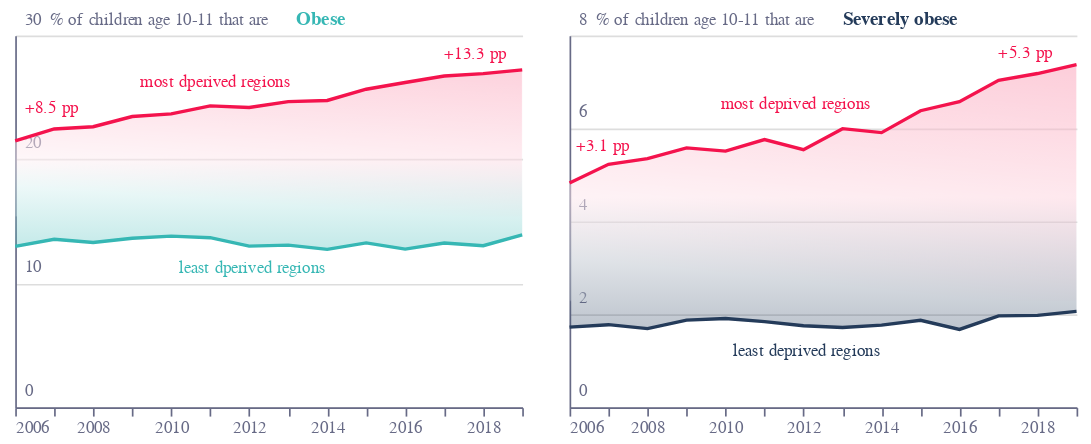

Notebook source saved alongside this figure:
### Code cell
base = alt.Chart(f3).encode(
    x=alt.X(
        "year:T",
        axis=alt.Axis(
            grid=False,
            title="",
            labelColor=colors["eco-gray"],
            titleColor=colors["eco-gray"],
            tickColor=colors["eco-gray"],
            domainColor=colors["eco-gray"],
            tickCount=10,
        ),
    ),
    order="category:O",
)
area1 = base.mark_area(
    opacity=0.3,
    color=alt.Gradient(
        gradient="linear",
        stops=[
            alt.GradientStop(color="white", offset=0),
            alt.GradientStop(color=colors["eco-dot"], offset=0.9),
        ],
        x1=0.8,
        x2=1,
        y1=1,
        y2=0,
    ),
).encode(alt.Y("least:Q"), alt.Y2("most:Q"))
area1b = base.mark_area(
    opacity=0.3,
    color=alt.Gradient(
        gradient="linear",
        stops=[
            alt.GradientStop(color="white", offset=0.5),
            alt.GradientStop(color=colors["eco-turquiose"], offset=0),
        ],
        x1=1,
        x2=1,
        y1=1,
        y2=0,
    ),
).encode(
    alt.Y(
        "least:Q",
        axis=alt.Axis(
            grid=True,
            title="% of children age 10-11 that are",
            labelColor=colors["eco-gray"],
            titleColor=colors["eco-gray"],
            tickColor=colors["eco-gray"],
            domainColor=colors["eco-gray"],
            labelAlign="left",
            ticks=False,
            labelBaseline="middle",
            labelPadding=-5,
            labelOffset=-10,
            titleX=20,
            titleY=-5,
            titleAngle=0,
            titleFontSize=10,
            titleFontWeight="normal",
            titleAlign="left",
            tickCount=4,
            format=".0f",
        ),
        scale=alt.Scale(domain=[0, 30]),
    ),
    alt.Y2("most:Q"),
)
area1c = base.mark_area(
    opacity=0.3,
    color=alt.Gradient(
        gradient="linear",
        stops=[
            alt.GradientStop(color="white", offset=0.5),
            alt.GradientStop(color=colors["eco-blue"], offset=0),
        ],
        x1=1,
        x2=1,
        y1=1,
        y2=0,
    ),
).encode(
    alt.Y(
        "least:Q",
        axis=alt.Axis(
            grid=True,
            title="% of children age 10-11 that are",
            labelColor=colors["eco-gray"],
            titleColor=colors["eco-gray"],
            tickColor=colors["eco-gray"],
            domainColor=colors["eco-gray"],
            labelAlign="left",
            ticks=False,
            labelBaseline="middle",
            labelPadding=-5,
            labelOffset=-10,
            titleX=15,
            titleY=-5,
            titleAngle=0,
            titleFontSize=10,
            titleFontWeight="normal",
            titleAlign="left",
            tickCount=4,
            format=".0f",
        ),
        scale=alt.Scale(domain=[0, 8]),
    ),
    alt.Y2("most:Q"),
)
line1 = base.mark_line(width=2, color=colors["eco-turquiose"]).encode(alt.Y("least:Q"))
line1b = base.mark_line(width=2, color=colors["eco-blue"]).encode(alt.Y("least:Q"))
line2 = base.mark_line(width=2, color=colors["eco-dot"]).encode(alt.Y("most:Q"))
label1 = (
    alt.Chart(
        pd.DataFrame(
            [{"x": "2013-03-15", "y": 31.9, "t": "Obese", "c": colors["eco-turquiose"]}]
        )
    )
    .mark_text(yOffset=5, size=11, align="left", fontWeight="bold")
    .encode(text="t", x="x:T", y="y:Q", color=alt.Color("c:N", scale=None))
)
label1b = (
    alt.Chart(
        pd.DataFrame(
            [
                {
                    "x": "2010-03-15",
                    "y": 11.9,
                    "t": "least dperived regions",
                    "c": colors["eco-turquiose"],
                },
                {
                    "x": "2009-03-15",
                    "y": 26.9,
                    "t": "most dperived regions",
                    "c": colors["eco-dot"],
                },
                {
                    "x": "2016-12-31",
                    "y": 29.2,
                    "t": "+13.3 pp",
                    "c": colors["eco-dot"],
                },
                {
                    "x": "2006-04-01",
                    "y": 24.8,
                    "t": "+8.5 pp",
                    "c": colors["eco-dot"],
                },
            ]
        )
    )
    .mark_text(yOffset=5, size=10, align="left")
    .encode(text="t", x="x:T", y="y:Q", color=alt.Color("c:N", scale=None))
)
label2 = (
    alt.Chart(
        pd.DataFrame(
            [
                {
                    "x": "2013-01-01",
                    "y": 8.51,
                    "t": "Severely obese",
                    "c": colors["eco-blue"],
                }
            ]
        )
    )
    .mark_text(yOffset=5, size=11, align="left", fontWeight="bold")
    .encode(text="t", x="x:T", y="y:Q", color=alt.Color("c:N", scale=None))
)
label2b = (
    alt.Chart(
        pd.DataFrame(
            [
                {
                    "x": "2010-03-15",
                    "y": 1.4,
                    "t": "least deprived regions",
                    "c": colors["eco-blue"],
                },
                {
                    "x": "2009-11-15",
                    "y": 6.7,
                    "t": "most deprived regions",
                    "c": colors["eco-dot"],
                },
                {
                    "x": "2016-12-31",
                    "y": 7.8,
                    "t": "+5.3 pp",
                    "c": colors["eco-dot"],
                },
                {
                    "x": "2006-03-01",
                    "y": 5.8,
                    "t": "+3.1 pp",
                    "c": colors["eco-dot"],
                },
            ]
        )
    )
    .mark_text(yOffset=5, size=10, align="left")
    .encode(text="t", x="x:T", y="y:Q", color=alt.Color("c:N", scale=None))
)
layer1 = (
    (area1 + area1b + line1 + line2 + label1 + label1b).properties(
        height=220, width=300
    )
).transform_filter("datum.category=='obese'")
layer2 = (
    (area1 + area1c + line1b + line2 + label2 + label2b).properties(
        height=220, width=300
    )
).transform_filter("datum.category=='severely'")
layer = (
    alt.hconcat(layer1, layer2, spacing=20)
    .configure_view(stroke=None)
    .properties(title="")
)

for j in ["json", "png", "svg"]:
    layer.save("visualisation/" + f + "." + j)
layer

### Figure 1 — Vega-Lite specification as saved in the notebook (floating-point values rounded to 4 significant figures)
{"config": {"view": {"continuousWidth": 400, "continuousHeight": 300, "stroke": null}}, "hconcat": [{"layer": [{"mark": {"type": "area", "color": {"gradient": "linear", "stops": [{"color": "white", "offset": 0}, {"color": "#F4134D", "offset": 0.9}], "x1": 0.8, "x2": 1, "y1": 1, "y2": 0}, "opacity": 0.3}, "encoding": {"order": {"type": "ordinal", "field": "category"}, "x": {"type": "temporal", "axis": {"domainColor": "#676A86", "grid": false, "labelColor": "#676A86", "tickColor": "#676A86", "tickCount": 10, "title": "", "titleColor": "#676A86"}, "field": "year"}, "y": {"type": "quantitative", "field": "least"}, "y2": {"field": "most"}}}, {"mark": {"type": "area", "color": {"gradient": "linear", "stops": [{"color": "white", "offset": 0.5}, {"color": "#36B7B4", "offset": 0}], "x1": 1, "x2": 1, "y1": 1, "y2": 0}, "opacity": 0.3}, "encoding": {"order": {"type": "ordinal", "field": "category"}, "x": {"type": "temporal", "axis": {"domainColor": "#676A86", "grid": false, "labelColor": "#676A86", "tickColor": "#676A86", "tickCount": 10, "title": "", "titleColor": "#676A86"}, "field": "year"}, "y": {"type": "quantitative", "axis": {"domainColor": "#676A86", "format": ".0f", "grid": true, "labelAlign": "left", "labelBaseline": "middle", "labelColor": "#676A86", "labelOffset": -10, "labelPadding": -5, "tickColor": "#676A86", "tickCount": 4, "ticks": false, "title": "% of children age 10-11 that are", "titleAlign": "left", "titleAngle": 0, "titleColor": "#676A86", "titleFontSize": 10, "titleFontWeight": "normal", "titleX": 20, "titleY": -5}, "field": "least", "scale": {"domain": [0, 30]}}, "y2": {"field": "most"}}}, {"mark": {"type": "line", "color": "#36B7B4", "width": 2}, "encoding": {"order": {"type": "ordinal", "field": "category"}, "x": {"type": "temporal", "axis": {"domainColor": "#676A86", "grid": false, "labelColor": "#676A86", "tickColor": "#676A86", "tickCount": 10, "title": "", "titleColor": "#676A86"}, "field": "year"}, "y": {"type": "quantitative", "field": "least"}}}, {"mark": {"type": "line", "color": "#F4134D", "width": 2}, "encoding": {"order": {"type": "ordinal", "field": "category"}, "x": {"type": "temporal", "axis": {"domainColor": "#676A86", "grid": false, "labelColor": "#676A86", "tickColor": "#676A86", "tickCount": 10, "title": "", "titleColor": "#676A86"}, "field": "year"}, "y": {"type": "quantitative", "field": "most"}}}, {"data": {"name": "data-4b06f36cb9bc432a17be074dc6ec62da"}, "mark": {"type": "text", "align": "left", "fontWeight": "bold", "size": 11, "yOffset": 5}, "encoding": {"color": {"type": "nominal", "field": "c", "scale": null}, "text": {"type": "nominal", "field": "t"}, "x": {"type": "temporal", "field": "x"}, "y": {"type": "quantitative", "field": "y"}}}, {"data": {"name": "data-02e3ff3e69361eacf75131dffb74e7e5"}, "mark": {"type": "text", "align": "left", "size": 10, "yOffset": 5}, "encoding": {"color": {"type": "nominal", "field": "c", "scale": null}, "text": {"type": "nominal", "field": "t"}, "x": {"type": "temporal", "field": "x"}, "y": {"type": "quantitative", "field": "y"}}}], "height": 220, "transform": [{"filter": "datum.category=='obese'"}], "width": 300}, {"layer": [{"mark": {"type": "area", "color": {"gradient": "linear", "stops": [{"color": "white", "offset": 0}, {"color": "#F4134D", "offset": 0.9}], "x1": 0.8, "x2": 1, "y1": 1, "y2": 0}, "opacity": 0.3}, "encoding": {"order": {"type": "ordinal", "field": "category"}, "x": {"type": "temporal", "axis": {"domainColor": "#676A86", "grid": false, "labelColor": "#676A86", "tickColor": "#676A86", "tickCount": 10, "title": "", "titleColor": "#676A86"}, "field": "year"}, "y": {"type": "quantitative", "field": "least"}, "y2": {"field": "most"}}}, {"mark": {"type": "area", "color": {"gradient": "linear", "stops": [{"color": "white", "offset": 0.5}, {"color": "#243B5A", "offset": 0}], "x1": 1, "x2": 1, "y1": 1, "y2": 0}, "opacity": 0.3}, "encoding": {"order": {"type": "ordinal", "field": "category"}, "x": {"type": "temporal", "axis": {"domainColor": "#676A86", "grid": false, "labelColor": "#676A86", "tickColor": "#676A86", "tickCount": 10, "title": "", "titleColor": "#676A86"}, "field": "year"}, "y": {"type": "quantitative", "axis": {"domainColor": "#676A86", "format": ".0f", "grid": true, "labelAlign": "left", "labelBaseline": "middle", "labelColor": "#676A86", "labelOffset": -10, "labelPadding": -5, "tickColor": "#676A86", "tickCount": 4, "ticks": false, "title": "% of children age 10-11 that are", "titleAlign": "left", "titleAngle": 0, "titleColor": "#676A86", "titleFontSize": 10, "titleFontWeight": "normal", "titleX": 15, "titleY": -5}, "field": "least", "scale": {"domain": [0, 8]}}, "y2": {"field": "most"}}}, {"mark": {"type": "line", "color": "#243B5A", "width": 2}, "encoding": {"order": {"type": "ordinal", "field": "category"}, "x": {"type": "temporal", "axis": {"domainColor": "#676A86", "grid": false, "labelColor": "#676A86", "tickColor": "#676A86", "tickCount": 10, "title": "", "titleColor": "#676A86"}, "field": "year"}, "y": {"type": "quantitative", "field": "least"}}}, {"mark": {"type": "line", "color": "#F4134D", "width": 2}, "encoding": {"order": {"type": "ordinal", "field": "category"}, "x": {"type": "temporal", "axis": {"domainColor": "#676A86", "grid": false, "labelColor": "#676A86", "tickColor": "#676A86", "tickCount": 10, "title": "", "titleColor": "#676A86"}, "field": "year"}, "y": {"type": "quantitative", "field": "most"}}}, {"data": {"name": "data-c6b3af37cb70fae1bcdbf514464c94be"}, "mark": {"type": "text", "align": "left", "fontWeight": "bold", "size": 11, "yOffset": 5}, "encoding": {"color": {"type": "nominal", "field": "c", "scale": null}, "text": {"type": "nominal", "field": "t"}, "x": {"type": "temporal", "field": "x"}, "y": {"type": "quantitative", "field": "y"}}}, {"data": {"name": "data-08cb677b76369cea8165078b0a812d1c"}, "mark": {"type": "text", "align": "left", "size": 10, "yOffset": 5}, "encoding": {"color": {"type": "nominal", "field": "c", "scale": null}, "text": {"type": "nominal", "field": "t"}, "x": {"type": "temporal", "field": "x"}, "y": {"type": "quantitative", "field": "y"}}}], "height": 220, "transform": [{"filter": "datum.category=='severely'"}], "width": 300}], "data": {"name": "data-821a4612ca6d4abc136e26a2c5740fa8"}, "spacing": 20, "title": "", "$schema": "https://vega.github.io/schema/vega-lite/v4.8.1.json", "datasets": {"data-821a4612ca6d4abc136e26a2c5740fa8": [{"year": "2006", "most": 21.49, "least": 12.99, "category": "obese"}, {"year": "2007", "most": 22.46, "least": 13.55, "category": "obese"}, {"year": "2008", "most": 22.64, "least": 13.29, "category": "obese"}, {"year": "2009", "most": 23.46, "least": 13.64, "category": "obese"}, {"year": "2010", "most": 23.68, "least": 13.81, "category": "obese"}, {"year": "2011", "most": 24.32, "least": 13.68, "category": "obese"}, {"year": "2012", "most": 24.19, "least": 13.0, "category": "obese"}, {"year": "2013", "most": 24.67, "least": 13.08, "category": "obese"}, {"year": "2014", "most": 24.75, "least": 12.74, "category": "obese"}, {"year": "2015", "most": 25.66, "least": 13.26, "category": "obese"}, {"year": "2016", "most": 26.21, "least": 12.76, "category": "obese"}, {"year": "2017", "most": 26.73, "least": 13.25, "category": "obese"}, {"year": "2018", "most": 26.92, "least": 13.04, "category": "obese"}, {"year": "2019", "most": 27.23, "least": 13.91, "category": "obese"}, {"year": "2006", "most": 4.828, "least": 1.725, "category": "severely"}, {"year": "2007", "most": 5.229, "least": 1.777, "category": "severely"}, {"year": "2008", "most": 5.35, "least": 1.694, "category": "severely"}, {"year": "2009", "most": 5.582, "least": 1.876, "category": "severely"}, {"year": "2010", "most": 5.512, "least": 1.911, "category": "severely"}, {"year": "2011", "most": 5.761, "least": 1.842, "category": "severely"}, {"year": "2012", "most": 5.543, "least": 1.753, "category": "severely"}, {"year": "2013", "most": 5.995, "least": 1.717, "category": "severely"}, {"year": "2014", "most": 5.91, "least": 1.769, "category": "severely"}, {"year": "2015", "most": 6.381, "least": 1.872, "category": "severely"}, {"year": "2016", "most": 6.576, "least": 1.674, "category": "severely"}, {"year": "2017", "most": 7.037, "least": 1.967, "category": "severely"}, {"year": "2018", "most": 7.181, "least": 1.978, "category": "severely"}, {"year": "2019", "most": 7.375, "least": 2.064, "category": "severely"}], "data-4b06f36cb9bc432a17be074dc6ec62da": [{"x": "2013-03-15", "y": 31.9, "t": "Obese", "c": "#36B7B4"}], "data-02e3ff3e69361eacf75131dffb74e7e5": [{"x": "2010-03-15", "y": 11.9, "t": "least dperived regions", "c": "#36B7B4"}, {"x": "2009-03-15", "y": 26.9, "t": "most dperived regions", "c": "#F4134D"}, {"x": "2016-12-31", "y": 29.2, "t": "+13.3 pp", "c": "#F4134D"}, {"x": "2006-04-01", "y": 24.8, "t": "+8.5 pp", "c": "#F4134D"}], "data-c6b3af37cb70fae1bcdbf514464c94be": [{"x": "2013-01-01", "y": 8.51, "t": "Severely obese", "c": "#243B5A"}], "data-08cb677b76369cea8165078b0a812d1c": [{"x": "2010-03-15", "y": 1.4, "t": "least deprived regions", "c": "#243B5A"}, {"x": "2009-11-15", "y": 6.7, "t": "most deprived regions", "c": "#F4134D"}, {"x": "2016-12-31", "y": 7.8, "t": "+5.3 pp", "c": "#F4134D"}, {"x": "2006-03-01", "y": 5.8, "t": "+3.1 pp", "c": "#F4134D"}]}}
